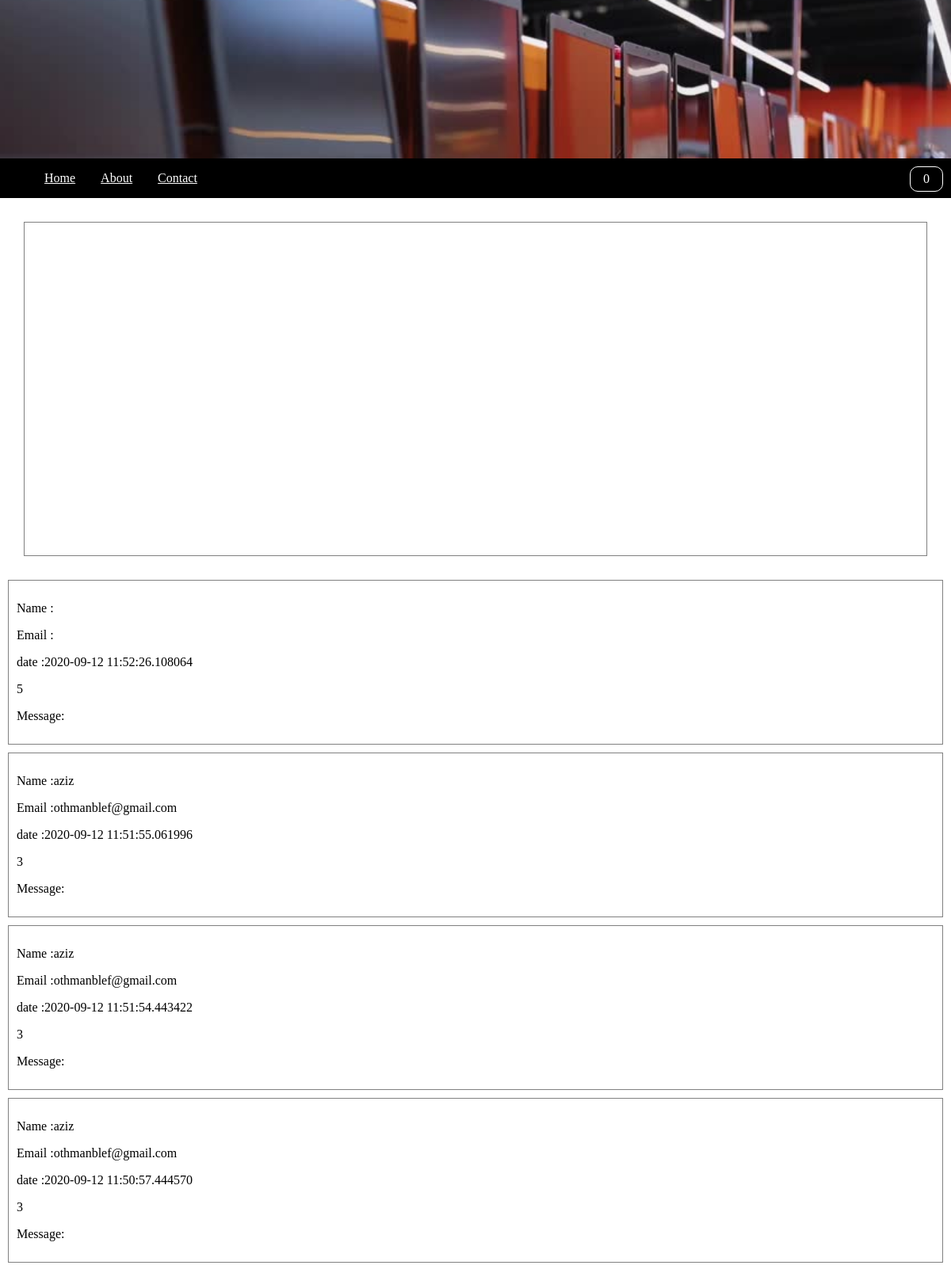
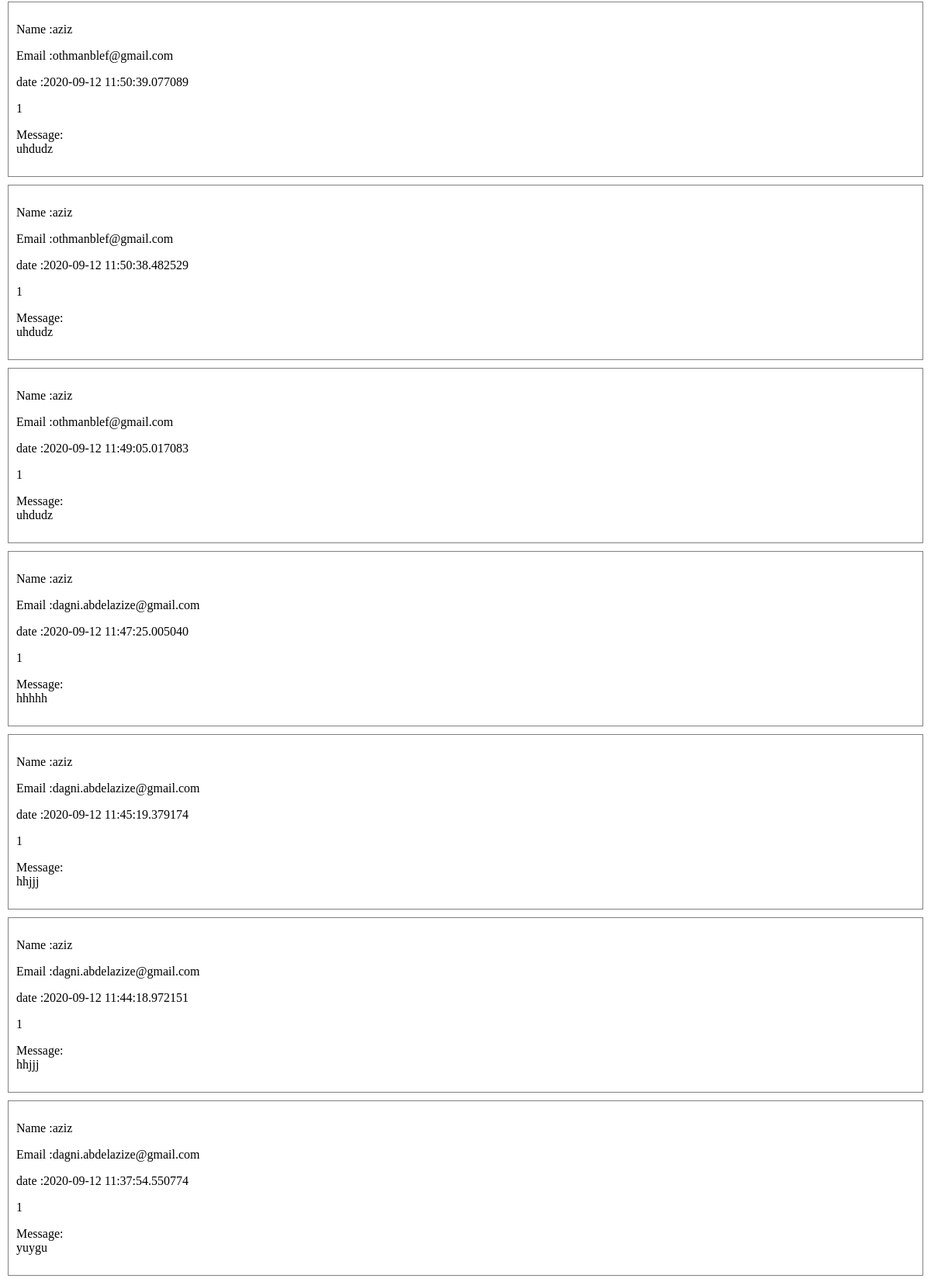
The app's page /contact (upper part) with its own data (2 pictures, top to bottom).
### server.py (models this page shows)
class Message(db.Model):
    id=db.Column(db.Integer,primary_key=True)
    nom=db.Column(db.String(20),nullable=False)
    mdate=db.Column(db.DateTime,default=datetime.datetime.utcnow,nullable=False)
    message=db.Column(db.Text,nullable=False)
    email=db.Column(db.String(20),nullable=False)
    rate=db.Column(db.Integer,nullable=False)

### server.py (the view, shortened to what this page needs)
@app.route("/contact",methods=['GET','POST'])
def contact():
    valid=False
    messages=Message.query.all()
    messages.reverse()
    return  render_template("contact.html",valid=valid,messages=messages)

### templates/contact.html (shortened to what this page needs)
{% extends "base.html" %}
{% block content%}
    <div>
            <div class='contactForm'>
            </div>
            {% for msg in messages %}
            <div class='msg'>
                <p>Name :{{msg.nom}}</p>
                <p>Email :{{msg.email}}</p>
                <p>date :{{msg.mdate}}</p>
                <p>{{msg.rate}}</p>
                <p>Message:<br/>{{msg.message}}</p>
            </div>
            {% endfor %}
    </div>
    <br>
    <br>
{% endblock content%}

### static/css/style.css (style rules this page uses)
body { margin: 0px; }
.msg { margin: 10px; border: 1px solid gray; padding: 10px; }
.contactForm { height: 400px; margin: 30px; border: 1px solid gray; padding: 10px; }

### records on screen
Message: mdate "2020-09-12 11:52:26.108064", rate "5"
Message: nom "aziz", email "othmanblef@gmail.com", mdate "2020-09-12 11:51:55.061996", rate "3"
Message: nom "aziz", email "othmanblef@gmail.com", mdate "2020-09-12 11:51:54.443422", rate "3"
Message: nom "aziz", email "othmanblef@gmail.com", mdate "2020-09-12 11:50:57.444570", rate "3"
Message: nom "aziz", email "othmanblef@gmail.com", mdate "2020-09-12 11:50:39.077089", rate "1", message "uhdudz"
Message: nom "aziz", email "othmanblef@gmail.com", mdate "2020-09-12 11:50:38.482529", rate "1", message "uhdudz"
Message: nom "aziz", email "othmanblef@gmail.com", mdate "2020-09-12 11:49:05.017083", rate "1", message "uhdudz"
Message: nom "aziz", email "dagni.abdelazize@gmail.com", mdate "2020-09-12 11:47:25.005040", rate "1", message "hhhhh"
Message: nom "aziz", email "dagni.abdelazize@gmail.com", mdate "2020-09-12 11:45:19.379174", rate "1", message "hhjjj"
Message: nom "aziz", email "dagni.abdelazize@gmail.com", mdate "2020-09-12 11:44:18.972151", rate "1", message "hhjjj"
Message: nom "aziz", email "dagni.abdelazize@gmail.com", mdate "2020-09-12 11:37:54.550774", rate "1", message "yuygu"
